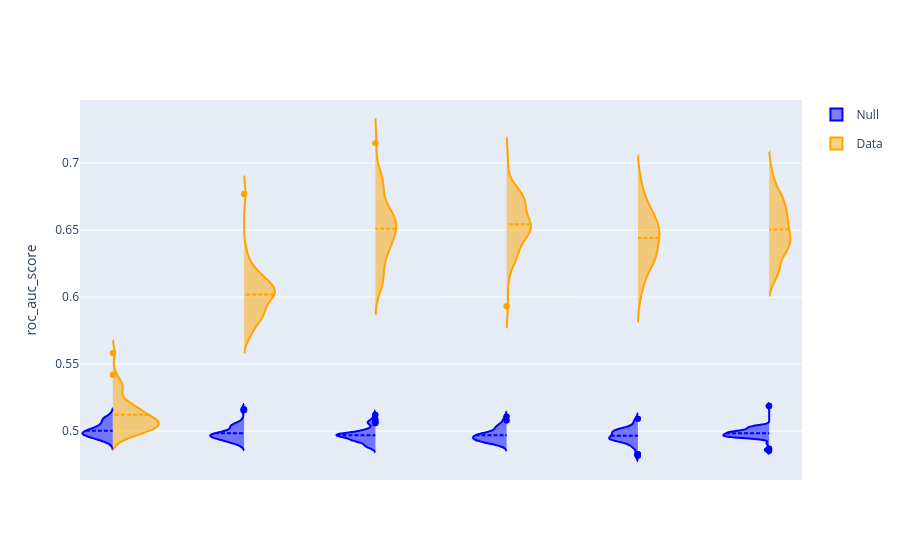

The code cell stored with this chart in its notebook:
### Code cell
# Child Measures - Questionnaire_Measures_of_Emotional_and_Cognitive_Status

df1 = df_classify[(df_classify['target']=='DX_01_Cat_binarize') & 
                  (df_classify['Assessment']=='Child_Measures') & 
                  (df_classify['Domain']=='Questionnaire_Measures_of_Emotional_and_Cognitive_Status')]


interactive_plot(df=df1)

### Figure 1 — Plotly figure (JSON) as saved in the notebook; plotly's stock layout.template omitted (floating-point values rounded to 4 significant figures; data arrays with more than 128 entries replaced by an {"elided": "..."} marker saying what was removed)
{"data": [{"box": {"visible": false}, "legendgroup": "Null", "line": {"color": "blue"}, "meanline": {"visible": true}, "name": "Null", "scalegroup": "Null", "side": "negative", "type": "violin", "x": {"elided": "650 str values"}, "y": {"elided": "650 float values"}}, {"box": {"visible": false}, "legendgroup": "Data", "line": {"color": "orange"}, "meanline": {"visible": true}, "name": "Data", "scalegroup": "Data", "side": "positive", "type": "violin", "x": {"elided": "650 str values"}, "y": {"elided": "650 float values"}}], "layout": {"violingap": 0, "violinmode": "overlay", "xaxis": {"showticklabels": false}, "yaxis": {"title": {"text": "roc_auc_score"}}}}
